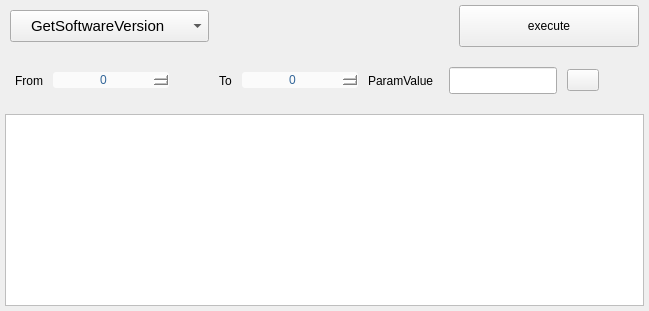
        <widget class="QWidget" name="tab_other">
         <attribute name="title">
          <string>Debug</string>
         </attribute>
         <layout class="QGridLayout" name="gridLayout">
          <property name="leftMargin">
           <number>5</number>
          </property>
          <property name="topMargin">
           <number>5</number>
          </property>
          <property name="rightMargin">
           <number>5</number>
          </property>
          <property name="bottomMargin">
           <number>5</number>
          </property>
          <property name="horizontalSpacing">
           <number>5</number>
          </property>
          <property name="verticalSpacing">
           <number>15</number>
          </property>
          <item row="5" column="0">
           <widget class="QTableWidget" name="tableWidget_Result">
            <property name="styleSheet">
             <string notr="true">QTableWidget{border:0.5 solid rgb(190,190,190);font:11pt Open Sans;}
QHeaderView::section{width:125px;height:40px;background-color:rgb(234,241,249);border:0.5 solid rgb(190,190,190);font:11pt Open Sans;}
QTableWidget::item{border:0.5 solid rgb(190,190,190);}
QTableWidget::item:hover{background-color:rgb(224,234,248);}
QTableWidget::item:selected{background-color:rgb(179,211,242);color:black;border:none;}</string>
            </property>
           </widget>
          </item>
          <item row="1" column="0">
           <widget class="QWidget" name="widget_6" native="true">
            <property name="minimumSize">
             <size>
              <width>0</width>
              <height>0</height>
             </size>
            </property>
            <layout class="QHBoxLayout" name="horizontalLayout_7">
             <property name="spacing">
              <number>10</number>
             </property>
             <property name="leftMargin">
              <number>5</number>
             </property>
             <property name="topMargin">
              <number>5</number>
             </property>
             <property name="rightMargin">
              <number>5</number>
             </property>
             <property name="bottomMargin">
              <number>5</number>
             </property>
             <item>
              <widget class="QLabel" name="lab_conversion">
               <property name="styleSheet">
                <string notr="true">padding-left:5px;</string>
               </property>
               <property name="text">
                <string>From</string>
               </property>
               <property name="alignment">
                <set>Qt::AlignCenter</set>
               </property>
              </widget>
             </item>
             <item>
              <widget class="QSpinBox" name="spinBox_From">
               <property name="minimumSize">
                <size>
                 <width>100</width>
                 <height>0</height>
                </size>
               </property>
               <property name="styleSheet">
                <string notr="true">QSpinBox{
	min-width:100px;
	border:none;
	border-radius:3px;
	background-color:rgb(255,255,255,75%);
	color:#336699;
}
QSpinBox::up-button{
	border-image:url(:/image/up.png);
	subcontrol-position:right;
	width:20px;height:20px;
}
QSpinBox::down-button{
	border-image:url(:/image/down.png);
	subcontrol-position:left;
	width:20px;height:20px;
}
QSpinBox:up-button:pressed{margin-top:4px;}
QSpinBox:down-button:pressed{margin-top:4px;}</string>
               </property>
               <property name="alignment">
                <set>Qt::AlignCenter</set>
               </property>
               <property name="maximum">
                <number>2000</number>
               </property>
              </widget>
             </item>
             <item>
              <spacer name="horizontalSpacer_12">
               <property name="orientation">
                <enum>Qt::Horizontal</enum>
               </property>
               <property name="sizeHint" stdset="0">
                <size>
                 <width>40</width>
                 <height>20</height>
                </size>
               </property>
              </spacer>
             </item>
             <item>
              <widget class="QLabel" name="lab_To">
               <property name="text">
                <string>To</string>
               </property>
               <property name="alignment">
                <set>Qt::AlignCenter</set>
               </property>
              </widget>
             </item>
             <item>
              <widget class="QSpinBox" name="spinBox_To">
               <property name="minimumSize">
                <size>
                 <width>100</width>
                 <height>0</height>
                </size>
               </property>
               <property name="styleSheet">
                <string notr="true">QSpinBox{
	min-width:100px;
	border:none;
	border-radius:3px;
	background-color:rgb(255,255,255,75%);
	color:#336699;
}
QSpinBox::up-button{
	border-image:url(:/image/up.png);
	subcontrol-position:right;
	width:20px;height:20px;
}
QSpinBox::down-button{
	border-image:url(:/image/down.png);
	subcontrol-position:left;
	width:20px;height:20px;
}
QSpinBox:up-button:pressed{margin-top:4px;}
QSpinBox:down-button:pressed{margin-top:4px;}</string>
               </property>
               <property name="alignment">
                <set>Qt::AlignCenter</set>
               </property>
               <property name="maximum">
                <number>2000</number>
               </property>
              </widget>
             </item>
             <item>
              <widget class="QLabel" name="label_setting">
               <property name="text">
                <string>ParamValue</string>
               </property>
               <property name="alignment">
                <set>Qt::AlignLeading|Qt::AlignLeft|Qt::AlignVCenter</set>
               </property>
              </widget>
             </item>
             <item>
              <widget class="QWidget" name="widget_setting" native="true">
               <property name="minimumSize">
                <size>
                 <width>0</width>
                 <height>0</height>
                </size>
               </property>
               <layout class="QHBoxLayout" name="horizontalLayout_15">
                <property name="spacing">
                 <number>10</number>
                </property>
                <property name="leftMargin">
                 <number>5</number>
                </property>
                <property name="topMargin">
                 <number>0</number>
                </property>
                <property name="rightMargin">
                 <number>0</number>
                </property>
                <property name="bottomMargin">
                 <number>0</number>
                </property>
                <item>
                 <widget class="QLineEdit" name="edit_value_setting">
                  <property name="minimumSize">
                   <size>
                    <width>0</width>
                    <height>27</height>
                   </size>
                  </property>
                  <property name="maximumSize">
                   <size>
                    <width>16777215</width>
                    <height>16777215</height>
                   </size>
                  </property>
                 </widget>
                </item>
                <item>
                 <widget class="QPushButton" name="more_Settting">
                  <property name="styleSheet">
                   <string notr="true">min-width:30px;min-height:20px;max-width:30px;max-height:20px;</string>
                  </property>
                  <property name="text">
                   <string/>
                  </property>
                  <property name="icon">
                   <iconset resource="res.qrc">
                    <normaloff>:/image/more.png</normaloff>:/image/more.png</iconset>
                  </property>
                 </widget>
                </item>
               </layout>
              </widget>
             </item>
             <item>
              <spacer name="horizontalSpacer_11">
               <property name="orientation">
                <enum>Qt::Horizontal</enum>
               </property>
               <property name="sizeHint" stdset="0">
                <size>
                 <width>40</width>
                 <height>20</height>
                </size>
               </property>
              </spacer>
             </item>
            </layout>
           </widget>
          </item>
          <item row="0" column="0">
           <widget class="QWidget" name="widget_11" native="true">
            <layout class="QHBoxLayout" name="horizontalLayout_13">
             <property name="spacing">
              <number>10</number>
             </property>
             <property name="leftMargin">
              <number>5</number>
             </property>
             <property name="topMargin">
              <number>0</number>
             </property>
             <property name="rightMargin">
              <number>5</number>
             </property>
             <property name="bottomMargin">
              <number>0</number>
             </property>
             <item>
              <widget class="QComboBox" name="comboBox_MoreGet">
               <property name="layoutDirection">
                <enum>Qt::LeftToRight</enum>
               </property>
               <property name="styleSheet">
                <string notr="true">.QComboBox{font:11pt;padding:5px;padding-left:20px;}</string>
               </property>
               <item>
                <property name="text">
                 <string>GetSoftwareVersion</string>
                </property>
               </item>
               <item>
                <property name="text">
                 <string>DeleteRecipe</string>
                </property>
               </item>
               <item>
                <property name="text">
                 <string>SaveCurrentRecipe</string>
                </property>
               </item>
               <item>
                <property name="text">
                 <string>SetActiveRecipe</string>
                </property>
               </item>
               <item>
                <property name="text">
                 <string>GetSystemConfigValue</string>
                </property>
               </item>
               <item>
                <property name="text">
                 <string>GetWeldHistory</string>
                </property>
               </item>
               <item>
                <property name="text">
                 <string>GetNumAlarms</string>
                </property>
               </item>
               <item>
                <property name="text">
                 <string>GetAlarmLogData</string>
                </property>
               </item>
               <item>
                <property name="text">
                 <string>GetGraphResult</string>
                </property>
               </item>
              </widget>
             </item>
             <item>
              <spacer name="horizontalSpacer_8">
               <property name="orientation">
                <enum>Qt::Horizontal</enum>
               </property>
               <property name="sizeHint" stdset="0">
                <size>
                 <width>40</width>
                 <height>20</height>
                </size>
               </property>
              </spacer>
             </item>
             <item>
              <widget class="QPushButton" name="btn_MoreGet">
               <property name="minimumSize">
                <size>
                 <width>180</width>
                 <height>42</height>
                </size>
               </property>
               <property name="maximumSize">
                <size>
                 <width>180</width>
                 <height>16777215</height>
                </size>
               </property>
               <property name="text">
                <string>execute</string>
               </property>
              </widget>
             </item>
            </layout>
           </widget>
          </item>
         </layout>
        </widget>
